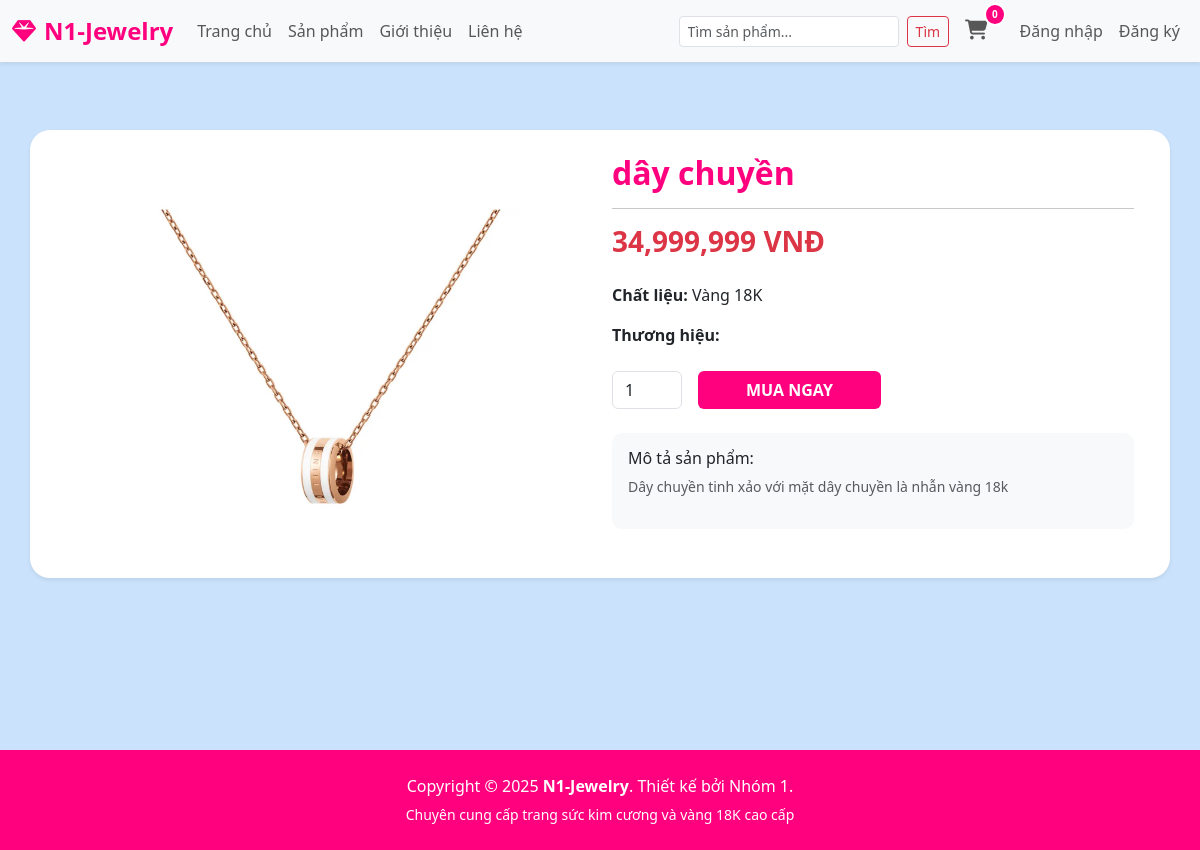
Page /product/15/day-chuyn/ on the committed database.
### app/models.py (models this page shows, shortened)
class Product(models.Model):
    category = models.ForeignKey(Category, related_name='products', on_delete=models.CASCADE)
    name = models.CharField(max_length=200, db_index=True)
    slug = models.SlugField(max_length=200, db_index=True)
    material = models.CharField(max_length=100, default='Vàng 18K')
    gemstone = models.CharField(max_length=100, blank=True, null=True)
    size_weight = models.CharField(max_length=100, default='1.0 Carat')
    image = models.ImageField(upload_to='products/%Y/%m/%d', blank=True)
    description = models.TextField(blank=True)
    price = models.DecimalField(max_digits=15, decimal_places=2)
    available = models.BooleanField(default=True)
    created = models.DateTimeField(auto_now_add=True)
    updated = models.DateTimeField(auto_now=True)
    class Meta:
        indexes = [Index(fields=['id', 'slug'])]
        verbose_name_plural = 'N1-JEWELRY - Sản phẩm'

### app/views.py (the view)
# urls.py: path('product/<int:id>/<slug:slug>/', views.product_detail, name='product_detail'),
def product_detail(request, id, slug):
    product = get_object_or_404(Product, id=id, slug=slug)
    return render(request, 'app/product/detail.html', {'product': product})

### app/context_processors.py (called while the page is built, shortened)
def cart_count(request):
    count = 0
    return {'cart_item_count': count}

### app/templates/app/product/detail.html
{% extends "app/base.html" %}
{% load static %}
{% load humanize %} {% block main_container %}
<div class="container mt-5 mb-5">
    <div class="row card shadow-sm border-0 p-4" style="border-radius: 20px; flex-direction: row;">
        <div class="col-md-6 text-center">
            {% if product.image %}
                <img src="{{ product.image.url }}" class="img-fluid" style="max-height: 400px; object-fit: contain;">
            {% else %}
                <img src="{% static 'app/images/default.jpg' %}" class="img-fluid" style="max-height: 400px;">
            {% endif %}
        </div>
        <div class="col-md-6">
            <h2 class="fw-bold" style="color: #ff007f;">{{ product.name }}</h2>
            <hr>
            <h3 class="text-danger fw-bold">{{ product.price|floatformat:0|intcomma }} VNĐ</h3>
            <p class="mt-4"><strong>Chất liệu:</strong> {{ product.material }}</p>
            <p><strong>Thương hiệu:</strong> {{ product.brand.name }}</p>
            <div class="mt-4 d-flex gap-3">
                <input type="number" name="quantity" value="1" min="1" class="form-control" style="width: 70px;">
                <a href="{% url 'app:add_to_cart' product.id %}"
                   class="btn btn-danger px-5 d-flex align-items-center justify-content-center"
                   style="background-color: #ff007f; border: none; font-weight: bold;">
                    MUA NGAY
                </a>
            </div>
            <div class="mt-4 p-3 bg-light" style="border-radius: 10px;">
                <h6>Mô tả sản phẩm:</h6>
                <p class="small text-muted">{{ product.description }}</p>
            </div>
        </div>
    </div>
</div>
{% endblock %}

### app/templates/app/base.html (style rules this page uses)
body { background: #cae2fbff; overflow-x: hidden; }

### rows in the picture
Product: image (picture), name "dây chuyền", price "34,999,999", material "Vàng 18K", description "Dây chuyền tinh xảo với mặt dây chuyền là nhẫn vàng 18k"

### other values in the picture
{{ cart_item_count }} "0"
